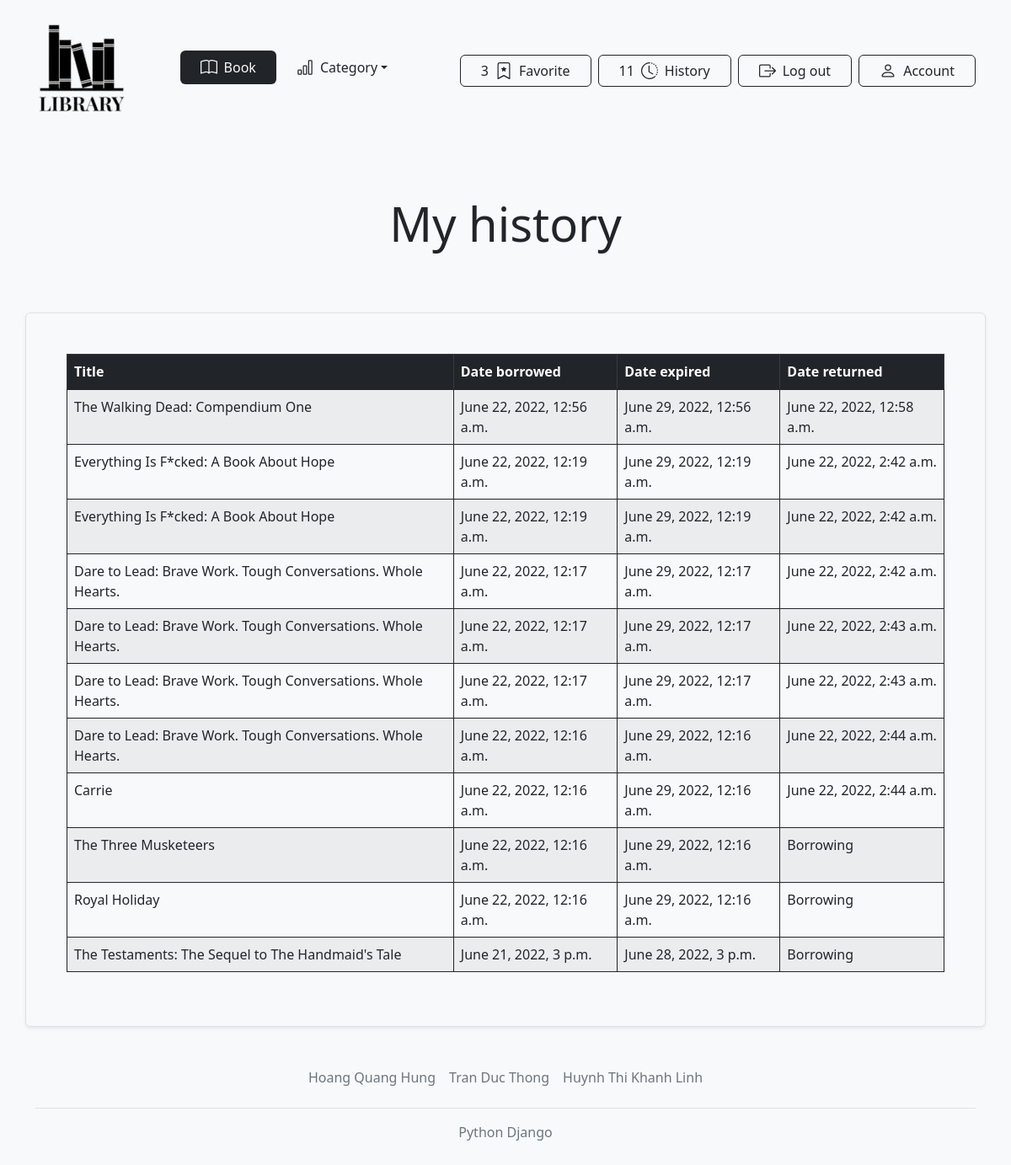
The app's page /history/ (signed in) with its own data.
### books/models.py (models this page shows, shortened)
class History(models.Model):
    user = models.ForeignKey(User, on_delete=models.CASCADE)
    book = models.ForeignKey(Book, on_delete=models.CASCADE)
    date_borrowed = models.DateTimeField(auto_now_add=True)
    date_expired = models.DateTimeField()
    date_returned = models.DateTimeField(blank=True, null=True)
    class Meta:
        verbose_name_plural = 'histories'
        ordering = ('-date_borrowed',)

class Book(models.Model):
    category = models.ForeignKey(Category, related_name='book_category', on_delete=models.CASCADE)
    title = models.CharField(max_length=255)
    author = models.CharField(max_length=255)
    description = models.TextField(blank=True)
    image_url = models.URLField(blank=True, default='https://hips.hearstapps.com/hmg-prod/images/old-books-arranged-on-shelf-royalty-free-image-1572384534.jpg?crop=0.668xw:1.00xh;0,0&resize=2048:*')
    slug = models.SlugField(max_length=255, unique=True)
    quantity = models.IntegerField(default=1)
    favourite = models.ManyToManyField(
        'auth.User',
        related_name='favourite_books',
        blank=True
    )
    created_at = models.DateTimeField(auto_now_add=True)
    updated_at = models.DateTimeField(auto_now=True)
    class Meta:
        verbose_name_plural = 'books'
        ordering = ('-created_at',)

### books/views.py (the view, shortened to what this page needs)
# urls.py: path('history/', views.history_of_user, name='history_of_user'),
@login_required(login_url='/auth/login')
def history_of_user(request):
    history = History.objects.filter(user=request.user)
    history_quantity = history.count()
    context = {
        'history': history,
        'history_quantity': history_quantity
    }
    return render(request, 'library/history/index.html', context)

### books/context_processors.py (called while the page is built)
def categories(request):
    return {
        'categories': Category.objects.all()
    }

### books/models.py (called while the page is built)
    def get_absolute_url(self):
        return reverse('books:book_filter_by_category', args=[self.slug])

### library/templatetags/tags.py (called while the page is built)
@register.simple_tag
def favourite_quantity(request):
    return request.user.favourite_books.all().count()

@register.simple_tag
def history_quantity(request):
    return History.objects.filter(user=request.user).count()

### templates/library/history/index.html (shortened to what this page needs)
{% extends '../base.html' %}
{% load static %}
{% block content %}
    <div class="position-relative overflow-hidden p-3 p-md-5 m-md-3 text-center bg-light">
        <h1 class="display-4 fw-normal">My history</h1>
    </div>
    <div class="container bg-light border rounded shadow-sm p-5">
        <table class="table table-bordered border-dark table-striped table-hover">
            <thead class="table-dark">
                <tr>
                    <th scope="col">Title</th>
                    <th scope="col">Date borrowed</th>
                    <th scope="col">Date expired</th>
                    <th scope="col">Date returned</th>
                </tr>
            </thead>
            <tbody class="table-group-divider">
                {% for item in history %}
                {% with book=item.book %}
                <tr>
                    <td>{{ book.title }}</td>
                    <td>{{ item.date_borrowed }}</td>
                    <td>{{ item.date_expired }}</td>
                    <td>{% if item.date_returned %}{{ item.date_returned }}{% else %}Borrowing{% endif %}</td>
                </tr>
                {% endwith %}
                {% endfor %}
            </tbody>
        </table>
    </div>
{% endblock %}

### templates/library/base.html (shortened to what this page needs)
{% load static %}
{% load tags %}
<!DOCTYPE html>
<html>
<head>
    <link href="https://cdn.jsdelivr.net/npm/bootstrap@5.2.0-beta1/dist/css/bootstrap.min.css" rel="stylesheet">
</head>
<body class="bg-light">
    <div class="container">
        <header class="d-flex flex-wrap flex-column flex-xl-row align-items-center justify-content-between py-4">
            <a href="/" class="text-decoration-none mb-sm-2">
                <img src="{% static 'images/logo.png' %}" />
            </a>
            <ul class="nav justify-content-center mb-sm-2">
                <li>
                    <a href="/books" class="nav-link px-4 link-light bg-dark rounded d-flex align-items-center gap-2">
                        <span>Book</span>
                    </a>
                </li>
                <li class="dropdown px-4 d-flex align-items-center gap-2">
                    <a class="nav-link dropdown-toggle text-dark px-0" href="#" id="dropdown01" data-bs-toggle="dropdown" aria-expanded="false">Category</a>
                </li>
            </ul>
            <div class="d-flex gap-2">
                <a href="{% url "books:favourite_all" %}" class="text-decoration-none">
                    <button type="button" class="btn btn-outline-dark d-flex align-items-center gap-2 mx-0 px-4">
                        <span id="favourite_quantity">
                            {% favourite_quantity request %}
                        </span>
                        <span class="d-none d-xl-block">Favorite</span>
                    </button>
                </a>
                <a href="{% url "books:history_of_user" %}" class="text-decoration-none">
                    <button type="button" class="btn btn-outline-dark d-flex align-items-center gap-2 mx-0 px-4">
                        <span id="history_quantity">
                            {% history_quantity request %}
                        </span>
                        <span class="d-none d-xl-block">History</span>
                    </button>
                </a>
                <a href="{% url 'user_auth:logout' %}" class="text-decoration-none">
                    <button type="button" class="btn btn-outline-dark d-flex align-items-center gap-2 mx-0 px-4">
                        <span class="d-none d-xl-block">Log out</span>
                    </button>
                </a>
                <a href="{% url 'user_auth:edit' %}" class="text-decoration-none">
                    <button type="button" class="btn btn-outline-dark d-flex align-items-center gap-2 mx-0 px-4">
                        <span class="d-none d-xl-block">Account</span>
                    </button>
                </a>
            </div>
        </header>
    </div>
    <div id="content">{% block content %} {% endblock %}</div>
    <div class="container">
        <footer class="py-3 my-4">
            <ul class="nav justify-content-center border-bottom pb-3 mb-3">
                <li class="nav-item"><a href="#" class="nav-link px-2 text-muted">Hoang Quang Hung</a></li>
                <li class="nav-item"><a href="#" class="nav-link px-2 text-muted">Tran Duc Thong</a></li>
                <li class="nav-item"><a href="#" class="nav-link px-2 text-muted">Huynh Thi Khanh Linh</a></li>
            </ul>
            <p class="text-center text-muted">Python Django</p>
        </footer>
    </div>
</body>
</html>

### records on screen
History: book "The Walking Dead: Compendium One", date_borrowed "June 22, 2022, 12:56 a.m.", date_expired "June 29, 2022, 12:56 a.m.", date_returned "June 22, 2022, 12:58 a.m."
History: book "Everything Is F*cked: A Book About Hope", date_borrowed "June 22, 2022, 12:19 a.m.", date_expired "June 29, 2022, 12:19 a.m.", date_returned "June 22, 2022, 2:42 a.m."
History: book "Everything Is F*cked: A Book About Hope", date_borrowed "June 22, 2022, 12:19 a.m.", date_expired "June 29, 2022, 12:19 a.m.", date_returned "June 22, 2022, 2:42 a.m."
History: book "Dare to Lead: Brave Work. Tough Conversations. Whole Hearts.", date_borrowed "June 22, 2022, 12:17 a.m.", date_expired "June 29, 2022, 12:17 a.m.", date_returned "June 22, 2022, 2:42 a.m."
History: book "Dare to Lead: Brave Work. Tough Conversations. Whole Hearts.", date_borrowed "June 22, 2022, 12:17 a.m.", date_expired "June 29, 2022, 12:17 a.m.", date_returned "June 22, 2022, 2:43 a.m."
History: book "Dare to Lead: Brave Work. Tough Conversations. Whole Hearts.", date_borrowed "June 22, 2022, 12:17 a.m.", date_expired "June 29, 2022, 12:17 a.m.", date_returned "June 22, 2022, 2:43 a.m."
History: book "Dare to Lead: Brave Work. Tough Conversations. Whole Hearts.", date_borrowed "June 22, 2022, 12:16 a.m.", date_expired "June 29, 2022, 12:16 a.m.", date_returned "June 22, 2022, 2:44 a.m."
History: book "Carrie", date_borrowed "June 22, 2022, 12:16 a.m.", date_expired "June 29, 2022, 12:16 a.m.", date_returned "June 22, 2022, 2:44 a.m."
History: book "The Three Musketeers", date_borrowed "June 22, 2022, 12:16 a.m.", date_expired "June 29, 2022, 12:16 a.m.", shows "Borrowing"
History: book "Royal Holiday", date_borrowed "June 22, 2022, 12:16 a.m.", date_expired "June 29, 2022, 12:16 a.m.", shows "Borrowing"
History: book "The Testaments: The Sequel to The Handmaid's Tale", date_borrowed "June 21, 2022, 3 p.m.", date_expired "June 28, 2022, 3 p.m.", shows "Borrowing"
